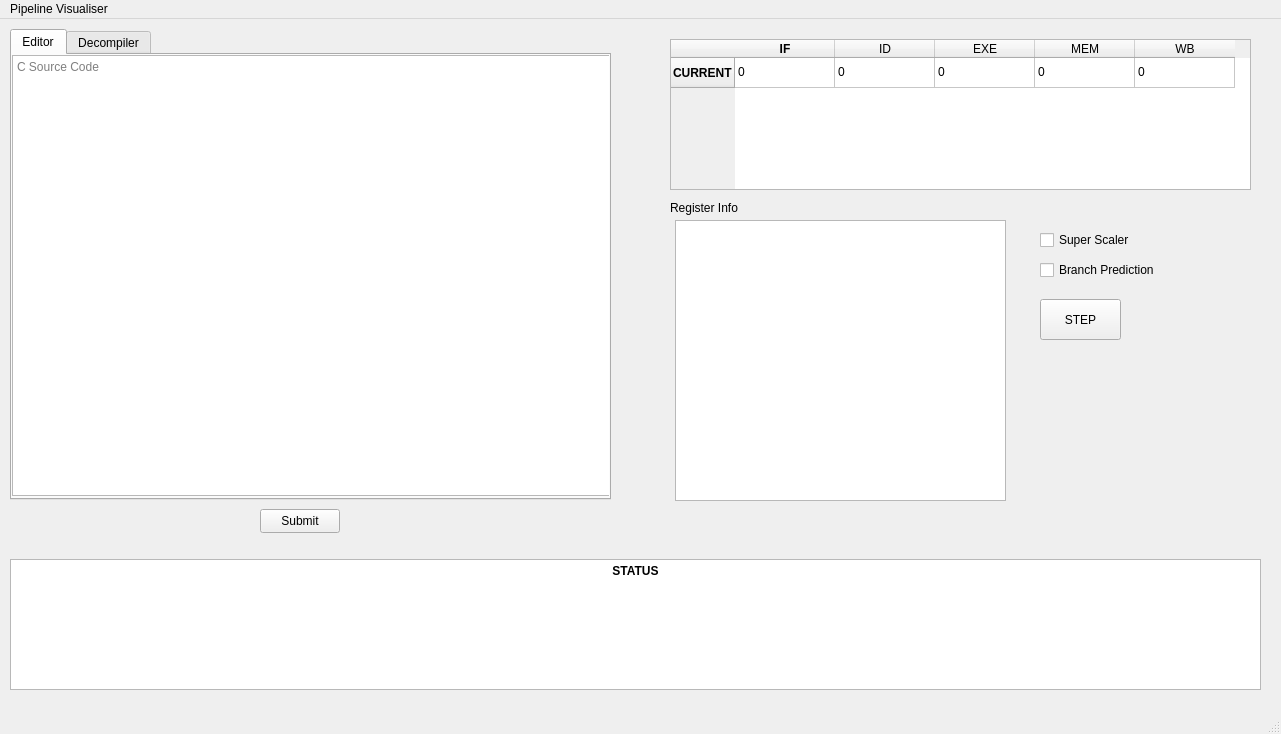
<?xml version="1.0" encoding="UTF-8"?>
<ui version="4.0">
 <class>MainWindow</class>
 <widget class="QMainWindow" name="MainWindow">
  <property name="geometry">
   <rect>
    <x>0</x>
    <y>0</y>
    <width>1281</width>
    <height>734</height>
   </rect>
  </property>
  <property name="sizePolicy">
   <sizepolicy hsizetype="Expanding" vsizetype="Expanding">
    <horstretch>0</horstretch>
    <verstretch>0</verstretch>
   </sizepolicy>
  </property>
  <property name="windowTitle">
   <string>MainWindow</string>
  </property>
  <widget class="QWidget" name="centralwidget">
   <property name="sizePolicy">
    <sizepolicy hsizetype="Expanding" vsizetype="Expanding">
     <horstretch>0</horstretch>
     <verstretch>0</verstretch>
    </sizepolicy>
   </property>
   <widget class="QTextBrowser" name="textBrowser_4">
    <property name="geometry">
     <rect>
      <x>10</x>
      <y>540</y>
      <width>1251</width>
      <height>131</height>
     </rect>
    </property>
    <property name="html">
     <string>&lt;!DOCTYPE HTML PUBLIC &quot;-//W3C//DTD HTML 4.0//EN&quot; &quot;http://www.w3.org/TR/REC-html40/strict.dtd&quot;&gt;
&lt;html&gt;&lt;head&gt;&lt;meta name=&quot;qrichtext&quot; content=&quot;1&quot; /&gt;&lt;meta charset=&quot;utf-8&quot; /&gt;&lt;style type=&quot;text/css&quot;&gt;
p, li { white-space: pre-wrap; }
hr { height: 1px; border-width: 0; }
li.unchecked::marker { content: &quot;\2610&quot;; }
li.checked::marker { content: &quot;\2612&quot;; }
&lt;/style&gt;&lt;/head&gt;&lt;body style=&quot; font-family:'Sans Serif'; font-size:9pt; font-weight:400; font-style:normal;&quot;&gt;
&lt;p align=&quot;center&quot; style=&quot; margin-top:0px; margin-bottom:0px; margin-left:0px; margin-right:0px; -qt-block-indent:0; text-indent:0px;&quot;&gt;&lt;span style=&quot; font-family:'Segoe UI'; font-weight:700;&quot;&gt;STATUS&lt;/span&gt;&lt;/p&gt;&lt;/body&gt;&lt;/html&gt;</string>
    </property>
   </widget>
   <widget class="QPushButton" name="submitButton">
    <property name="geometry">
     <rect>
      <x>260</x>
      <y>490</y>
      <width>80</width>
      <height>24</height>
     </rect>
    </property>
    <property name="sizePolicy">
     <sizepolicy hsizetype="Expanding" vsizetype="Expanding">
      <horstretch>0</horstretch>
      <verstretch>0</verstretch>
     </sizepolicy>
    </property>
    <property name="styleSheet">
     <string notr="true">border-bottom-color: rgb(170, 0, 0);</string>
    </property>
    <property name="text">
     <string>Submit</string>
    </property>
   </widget>
   <widget class="QCheckBox" name="checkBox">
    <property name="geometry">
     <rect>
      <x>1040</x>
      <y>240</y>
      <width>131</width>
      <height>22</height>
     </rect>
    </property>
    <property name="sizePolicy">
     <sizepolicy hsizetype="Expanding" vsizetype="Expanding">
      <horstretch>0</horstretch>
      <verstretch>0</verstretch>
     </sizepolicy>
    </property>
    <property name="text">
     <string>Branch Prediction</string>
    </property>
   </widget>
   <widget class="QCheckBox" name="checkBox_2">
    <property name="geometry">
     <rect>
      <x>1040</x>
      <y>210</y>
      <width>111</width>
      <height>22</height>
     </rect>
    </property>
    <property name="sizePolicy">
     <sizepolicy hsizetype="Expanding" vsizetype="Expanding">
      <horstretch>0</horstretch>
      <verstretch>0</verstretch>
     </sizepolicy>
    </property>
    <property name="text">
     <string>Super Scaler</string>
    </property>
   </widget>
   <widget class="QTableWidget" name="tableWidget">
    <property name="geometry">
     <rect>
      <x>670</x>
      <y>20</y>
      <width>581</width>
      <height>151</height>
     </rect>
    </property>
    <row>
     <property name="text">
      <string>CURRENT</string>
     </property>
     <property name="font">
      <font>
       <bold>true</bold>
      </font>
     </property>
     <property name="background">
      <color alpha="0">
       <red>4</red>
       <green>71</green>
       <blue>4</blue>
      </color>
     </property>
    </row>
    <column>
     <property name="text">
      <string>IF</string>
     </property>
     <property name="font">
      <font>
       <bold>true</bold>
      </font>
     </property>
     <property name="background">
      <color alpha="0">
       <red>0</red>
       <green>0</green>
       <blue>255</blue>
      </color>
     </property>
    </column>
    <column>
     <property name="text">
      <string>ID</string>
     </property>
     <property name="background">
      <color alpha="0">
       <red>4</red>
       <green>71</green>
       <blue>4</blue>
      </color>
     </property>
    </column>
    <column>
     <property name="text">
      <string>EXE</string>
     </property>
     <property name="background">
      <color alpha="0">
       <red>0</red>
       <green>0</green>
       <blue>255</blue>
      </color>
     </property>
    </column>
    <column>
     <property name="text">
      <string>MEM</string>
     </property>
     <property name="background">
      <color alpha="0">
       <red>4</red>
       <green>71</green>
       <blue>4</blue>
      </color>
     </property>
    </column>
    <column>
     <property name="text">
      <string>WB</string>
     </property>
     <property name="background">
      <color alpha="0">
       <red>0</red>
       <green>0</green>
       <blue>255</blue>
      </color>
     </property>
    </column>
    <item row="0" column="0">
     <property name="text">
      <string>0</string>
     </property>
    </item>
    <item row="0" column="1">
     <property name="text">
      <string>0</string>
     </property>
    </item>
    <item row="0" column="2">
     <property name="text">
      <string>0</string>
     </property>
    </item>
    <item row="0" column="3">
     <property name="text">
      <string>0</string>
     </property>
    </item>
    <item row="0" column="4">
     <property name="text">
      <string>0</string>
     </property>
    </item>
   </widget>
   <widget class="QPushButton" name="stepButton">
    <property name="geometry">
     <rect>
      <x>1040</x>
      <y>280</y>
      <width>81</width>
      <height>41</height>
     </rect>
    </property>
    <property name="sizePolicy">
     <sizepolicy hsizetype="Expanding" vsizetype="Expanding">
      <horstretch>0</horstretch>
      <verstretch>0</verstretch>
     </sizepolicy>
    </property>
    <property name="styleSheet">
     <string notr="true">border-bottom-color: rgb(170, 0, 0);</string>
    </property>
    <property name="text">
     <string>STEP</string>
    </property>
   </widget>
   <widget class="QLabel" name="label">
    <property name="geometry">
     <rect>
      <x>670</x>
      <y>180</y>
      <width>81</width>
      <height>17</height>
     </rect>
    </property>
    <property name="sizePolicy">
     <sizepolicy hsizetype="Expanding" vsizetype="Expanding">
      <horstretch>0</horstretch>
      <verstretch>0</verstretch>
     </sizepolicy>
    </property>
    <property name="text">
     <string>Register Info</string>
    </property>
   </widget>
   <widget class="QTabWidget" name="tabWidget">
    <property name="geometry">
     <rect>
      <x>10</x>
      <y>10</y>
      <width>601</width>
      <height>471</height>
     </rect>
    </property>
    <property name="currentIndex">
     <number>0</number>
    </property>
    <widget class="QWidget" name="editor">
     <property name="sizePolicy">
      <sizepolicy hsizetype="Expanding" vsizetype="Expanding">
       <horstretch>0</horstretch>
       <verstretch>0</verstretch>
      </sizepolicy>
     </property>
     <attribute name="title">
      <string>Editor</string>
     </attribute>
     <widget class="QTextEdit" name="textEdit">
      <property name="geometry">
       <rect>
        <x>0</x>
        <y>0</y>
        <width>601</width>
        <height>441</height>
       </rect>
      </property>
      <property name="markdown">
       <string/>
      </property>
      <property name="html">
       <string>&lt;!DOCTYPE HTML PUBLIC &quot;-//W3C//DTD HTML 4.0//EN&quot; &quot;http://www.w3.org/TR/REC-html40/strict.dtd&quot;&gt;
&lt;html&gt;&lt;head&gt;&lt;meta name=&quot;qrichtext&quot; content=&quot;1&quot; /&gt;&lt;meta charset=&quot;utf-8&quot; /&gt;&lt;style type=&quot;text/css&quot;&gt;
p, li { white-space: pre-wrap; }
hr { height: 1px; border-width: 0; }
li.unchecked::marker { content: &quot;\2610&quot;; }
li.checked::marker { content: &quot;\2612&quot;; }
&lt;/style&gt;&lt;/head&gt;&lt;body style=&quot; font-family:'Sans Serif'; font-size:9pt; font-weight:400; font-style:normal;&quot;&gt;
&lt;p style=&quot;-qt-paragraph-type:empty; margin-top:0px; margin-bottom:0px; margin-left:0px; margin-right:0px; -qt-block-indent:0; text-indent:0px;&quot;&gt;&lt;br /&gt;&lt;/p&gt;&lt;/body&gt;&lt;/html&gt;</string>
      </property>
      <property name="placeholderText">
       <string>C Source Code</string>
      </property>
     </widget>
    </widget>
    <widget class="QWidget" name="tab2">
     <property name="sizePolicy">
      <sizepolicy hsizetype="Expanding" vsizetype="Expanding">
       <horstretch>0</horstretch>
       <verstretch>0</verstretch>
      </sizepolicy>
     </property>
     <attribute name="title">
      <string>Decompiler</string>
     </attribute>
     <widget class="QTableWidget" name="decompiler">
      <property name="geometry">
       <rect>
        <x>-5</x>
        <y>1</y>
        <width>601</width>
        <height>441</height>
       </rect>
      </property>
      <property name="showGrid">
       <bool>false</bool>
      </property>
      <property name="gridStyle">
       <enum>Qt::SolidLine</enum>
      </property>
     </widget>
    </widget>
   </widget>
   <widget class="QTableWidget" name="registerTable">
    <property name="geometry">
     <rect>
      <x>675</x>
      <y>201</y>
      <width>331</width>
      <height>281</height>
     </rect>
    </property>
   </widget>
  </widget>
  <widget class="QStatusBar" name="statusbar">
   <property name="sizePolicy">
    <sizepolicy hsizetype="Expanding" vsizetype="Expanding">
     <horstretch>0</horstretch>
     <verstretch>0</verstretch>
    </sizepolicy>
   </property>
  </widget>
  <widget class="QMenuBar" name="menubar">
   <property name="geometry">
    <rect>
     <x>0</x>
     <y>0</y>
     <width>1281</width>
     <height>22</height>
    </rect>
   </property>
   <property name="sizePolicy">
    <sizepolicy hsizetype="Expanding" vsizetype="Expanding">
     <horstretch>0</horstretch>
     <verstretch>0</verstretch>
    </sizepolicy>
   </property>
   <widget class="QMenu" name="menuPipeline">
    <property name="sizePolicy">
     <sizepolicy hsizetype="Expanding" vsizetype="Expanding">
      <horstretch>0</horstretch>
      <verstretch>0</verstretch>
     </sizepolicy>
    </property>
    <property name="title">
     <string>Pipeline Visualiser</string>
    </property>
   </widget>
   <addaction name="menuPipeline"/>
  </widget>
 </widget>
 <resources/>
 <connections/>
</ui>
